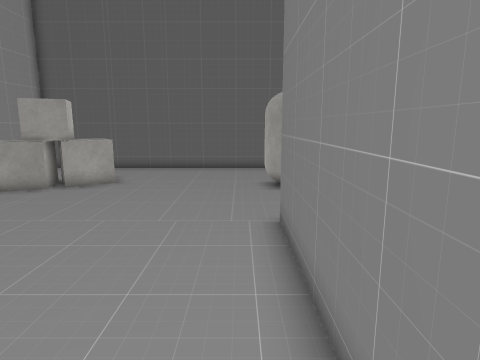
view 1 (above)

14 first-person views from a walk through a 3-D level made in the Unity game engine. The camera is 1.3 m above the floor, tilts 10° down and sees 75° across. The floor is counted in squares, 0.5 m on a side. Each view is taken from the middle of a square. On the plan, view 1 faces up. The plan holds only what a view shows up to about 20 squares ahead; the rest is blank. Some surface patterns are stand-ins.

view 2
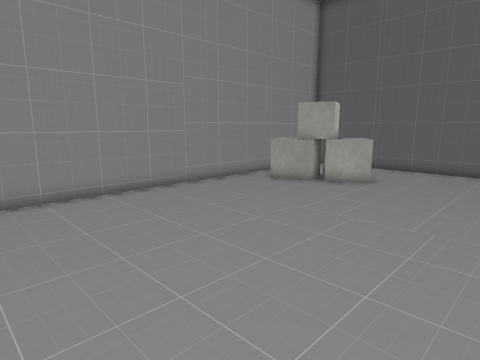

view 3
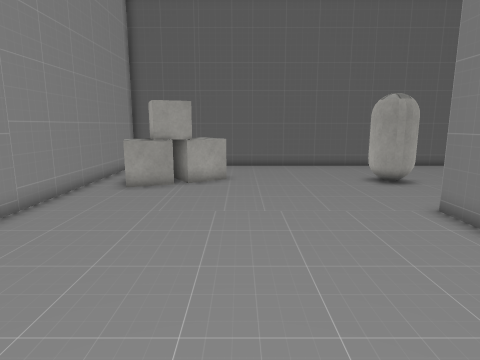

view 4
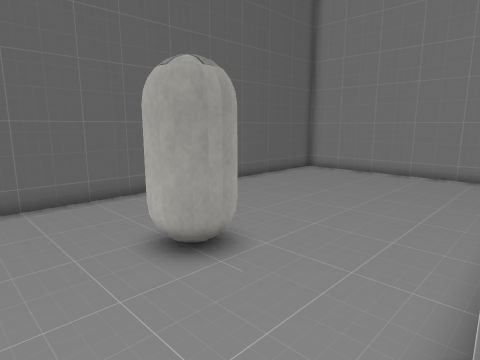

view 5
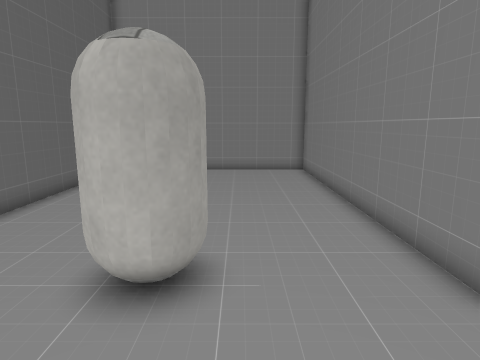

view 6
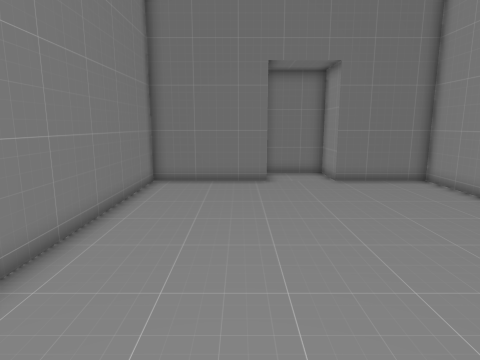

view 7
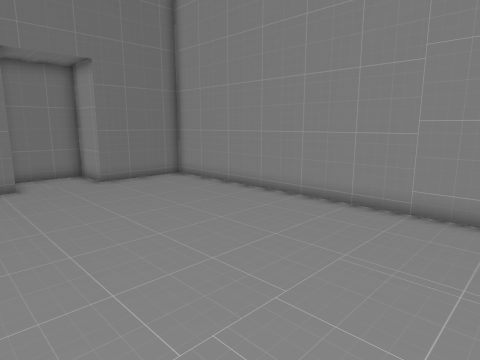

view 8
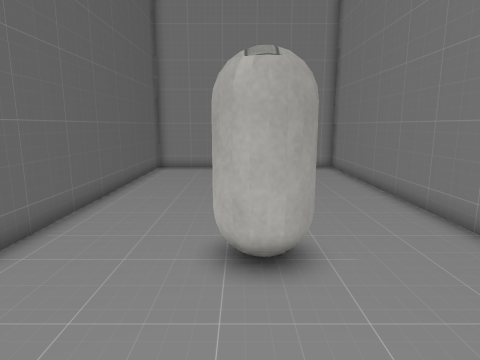

view 9
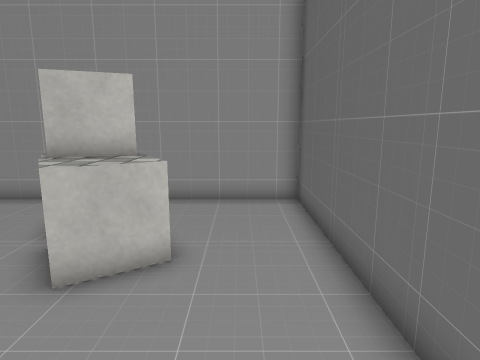

view 10
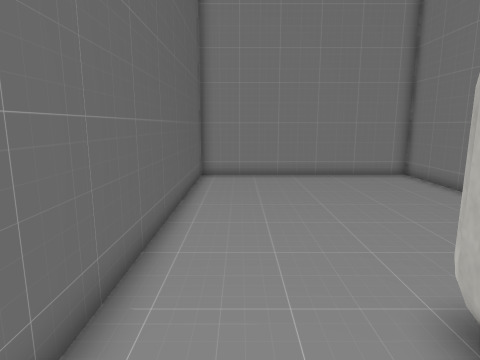

view 11
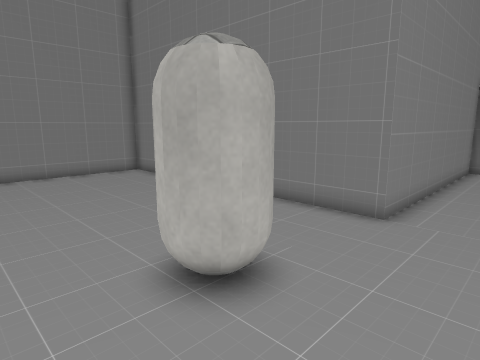

view 12
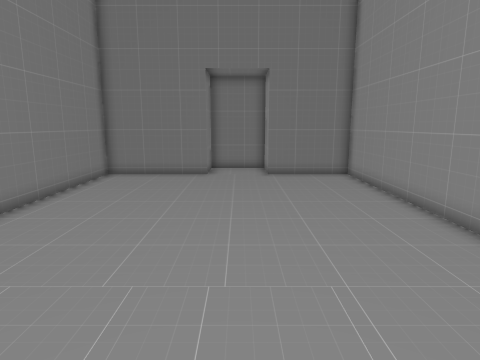

view 13
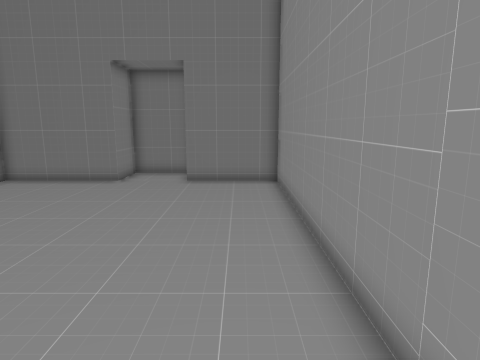

view 14
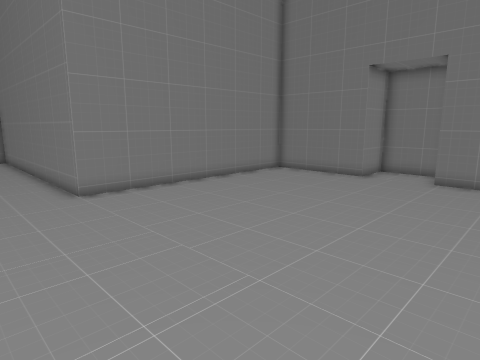

### Floor plan
Points are (right, up) in squares from view 1. A wall is a line through its corners. A room is listed if a view was taken in it or the views show most of it. See-through windows are left out.
Room 1 (views 1, 2, 3, 4, 5, 6, 7, 8, 9, 10, 11, 12, 13, 14)
walls: (1.1, 8.3) (15.3, 8.3) (15.3, 19) (-11.8, 19) (-11.8, -3.5) (-7.5, -3.5) (-7.5, -6) (-4.3, -6) (-4.3, -3.5) (1.1, -3.5) (1.1, 8.3)
ways out: gap at (-11, 14)
objects: other object (-10, 12) to (-9, 14); other object (-9, 13) to (-8, 14); other object (-8, 13) to (-6, 16); other object (2, 13) to (3, 14)

Positions as (right, up) in squares from view 1, and headings:
1: (0, 0), facing up
2: (0, 0), facing up-left
3: (-5, -1), facing up
4: (-2, 8), facing up-right
5: (-3, 12), facing right
6: (-3, 11), facing down
7: (-2, 11), facing down-left
8: (-4, 14), facing right
9: (-1, 17), facing left
10: (-1, 17), facing right
11: (-2, 17), facing down-right
12: (-6, 13), facing down
13: (-10, 11), facing down
14: (-11, 12), facing down-right
